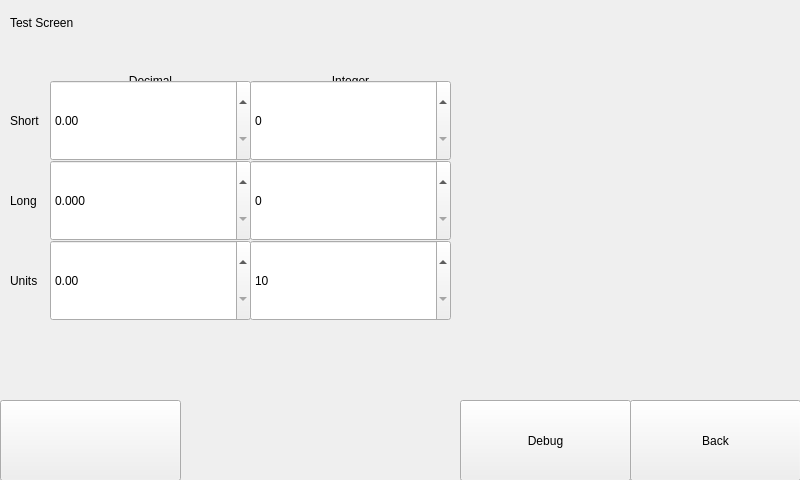
<?xml version="1.0" encoding="UTF-8"?>
<ui version="4.0">
 <class>TestSpinBox</class>
 <widget class="QWidget" name="TestSpinBox">
  <property name="geometry">
   <rect>
    <x>0</x>
    <y>0</y>
    <width>800</width>
    <height>480</height>
   </rect>
  </property>
  <property name="windowTitle">
   <string>Widget Test</string>
  </property>
  <widget class="Backdrop" name="white">
   <property name="geometry">
    <rect>
     <x>0</x>
     <y>0</y>
     <width>801</width>
     <height>481</height>
    </rect>
   </property>
  </widget>
  <widget class="HeaderLabel" name="headerlabel">
   <property name="geometry">
    <rect>
     <x>10</x>
     <y>10</y>
     <width>141</width>
     <height>25</height>
    </rect>
   </property>
   <property name="text">
    <string>Test Screen</string>
   </property>
  </widget>
  <widget class="Button" name="uiBack">
   <property name="geometry">
    <rect>
     <x>630</x>
     <y>400</y>
     <width>171</width>
     <height>81</height>
    </rect>
   </property>
   <property name="text">
    <string>Back</string>
   </property>
   <property name="clickMarginLeft" stdset="0">
    <enum>Button::half</enum>
   </property>
  </widget>
  <widget class="DecimalSpinBox" name="decimalspinbox">
   <property name="geometry">
    <rect>
     <x>50</x>
     <y>80</y>
     <width>201</width>
     <height>81</height>
    </rect>
   </property>
   <property name="singleStep">
    <double>0.500000000000000</double>
   </property>
  </widget>
  <widget class="DecimalSpinBox" name="decimalspinbox_2">
   <property name="geometry">
    <rect>
     <x>50</x>
     <y>160</y>
     <width>201</width>
     <height>81</height>
    </rect>
   </property>
   <property name="decimals">
    <number>3</number>
   </property>
   <property name="maximum">
    <double>9999.989999999999782</double>
   </property>
   <property name="units" stdset="0">
    <string>,k</string>
   </property>
  </widget>
  <widget class="DecimalSpinBox" name="decimalspinbox_3">
   <property name="geometry">
    <rect>
     <x>50</x>
     <y>240</y>
     <width>201</width>
     <height>81</height>
    </rect>
   </property>
   <property name="units" stdset="0">
    <string>seconds</string>
   </property>
  </widget>
  <widget class="SpinBox" name="spinbox">
   <property name="geometry">
    <rect>
     <x>250</x>
     <y>80</y>
     <width>201</width>
     <height>81</height>
    </rect>
   </property>
   <property name="singleStep">
    <number>16</number>
   </property>
  </widget>
  <widget class="SpinBox" name="spinbox_2">
   <property name="geometry">
    <rect>
     <x>250</x>
     <y>160</y>
     <width>201</width>
     <height>81</height>
    </rect>
   </property>
  </widget>
  <widget class="SpinBox" name="spinbox_3">
   <property name="geometry">
    <rect>
     <x>250</x>
     <y>240</y>
     <width>201</width>
     <height>81</height>
    </rect>
   </property>
   <property name="minimum">
    <number>10</number>
   </property>
   <property name="maximum">
    <number>2147483647</number>
   </property>
  </widget>
  <widget class="Label" name="label">
   <property name="geometry">
    <rect>
     <x>50</x>
     <y>70</y>
     <width>201</width>
     <height>21</height>
    </rect>
   </property>
   <property name="text">
    <string>Decimal</string>
   </property>
   <property name="alignment">
    <set>Qt::AlignCenter</set>
   </property>
  </widget>
  <widget class="Label" name="label_2">
   <property name="geometry">
    <rect>
     <x>250</x>
     <y>70</y>
     <width>201</width>
     <height>21</height>
    </rect>
   </property>
   <property name="text">
    <string>Integer</string>
   </property>
   <property name="alignment">
    <set>Qt::AlignCenter</set>
   </property>
  </widget>
  <widget class="Label" name="label_3">
   <property name="geometry">
    <rect>
     <x>10</x>
     <y>110</y>
     <width>61</width>
     <height>21</height>
    </rect>
   </property>
   <property name="text">
    <string>Short</string>
   </property>
  </widget>
  <widget class="Label" name="label_4">
   <property name="geometry">
    <rect>
     <x>10</x>
     <y>190</y>
     <width>61</width>
     <height>21</height>
    </rect>
   </property>
   <property name="text">
    <string>Long</string>
   </property>
  </widget>
  <widget class="Label" name="label_5">
   <property name="geometry">
    <rect>
     <x>10</x>
     <y>270</y>
     <width>61</width>
     <height>21</height>
    </rect>
   </property>
   <property name="text">
    <string>Units</string>
   </property>
  </widget>
  <widget class="Button" name="uiDebug">
   <property name="geometry">
    <rect>
     <x>460</x>
     <y>400</y>
     <width>171</width>
     <height>81</height>
    </rect>
   </property>
   <property name="cursor">
    <cursorShape>PointingHandCursor</cursorShape>
   </property>
   <property name="focusPolicy">
    <enum>Qt::NoFocus</enum>
   </property>
   <property name="toolTip">
    <string>Start a command-line debugger.</string>
   </property>
   <property name="text">
    <string>Debug</string>
   </property>
   <property name="clickMarginRight" stdset="0">
    <enum>Button::half</enum>
   </property>
  </widget>
  <widget class="Button" name="button">
   <property name="geometry">
    <rect>
     <x>0</x>
     <y>400</y>
     <width>181</width>
     <height>81</height>
    </rect>
   </property>
  </widget>
  <zorder>white</zorder>
  <zorder>headerlabel</zorder>
  <zorder>uiBack</zorder>
  <zorder>label</zorder>
  <zorder>label_2</zorder>
  <zorder>label_3</zorder>
  <zorder>label_4</zorder>
  <zorder>label_5</zorder>
  <zorder>uiDebug</zorder>
  <zorder>decimalspinbox</zorder>
  <zorder>spinbox_3</zorder>
  <zorder>decimalspinbox_2</zorder>
  <zorder>spinbox_2</zorder>
  <zorder>decimalspinbox_3</zorder>
  <zorder>spinbox</zorder>
  <zorder>button</zorder>
 </widget>
 <customwidgets>
  <customwidget>
   <class>Backdrop</class>
   <extends>QLabel</extends>
   <header>backdrop</header>
  </customwidget>
  <customwidget>
   <class>Button</class>
   <extends>QPushButton</extends>
   <header>button</header>
  </customwidget>
  <customwidget>
   <class>DecimalSpinBox</class>
   <extends>QDoubleSpinBox</extends>
   <header>decimal_spin_box</header>
  </customwidget>
  <customwidget>
   <class>HeaderLabel</class>
   <extends>QLabel</extends>
   <header>header_label</header>
  </customwidget>
  <customwidget>
   <class>Label</class>
   <extends>QLabel</extends>
   <header>label</header>
  </customwidget>
  <customwidget>
   <class>SpinBox</class>
   <extends>QSpinBox</extends>
   <header>spin_box</header>
  </customwidget>
 </customwidgets>
 <tabstops>
  <tabstop>uiBack</tabstop>
  <tabstop>decimalspinbox</tabstop>
  <tabstop>spinbox</tabstop>
  <tabstop>decimalspinbox_2</tabstop>
  <tabstop>spinbox_2</tabstop>
  <tabstop>decimalspinbox_3</tabstop>
  <tabstop>spinbox_3</tabstop>
 </tabstops>
 <resources/>
 <connections/>
</ui>
